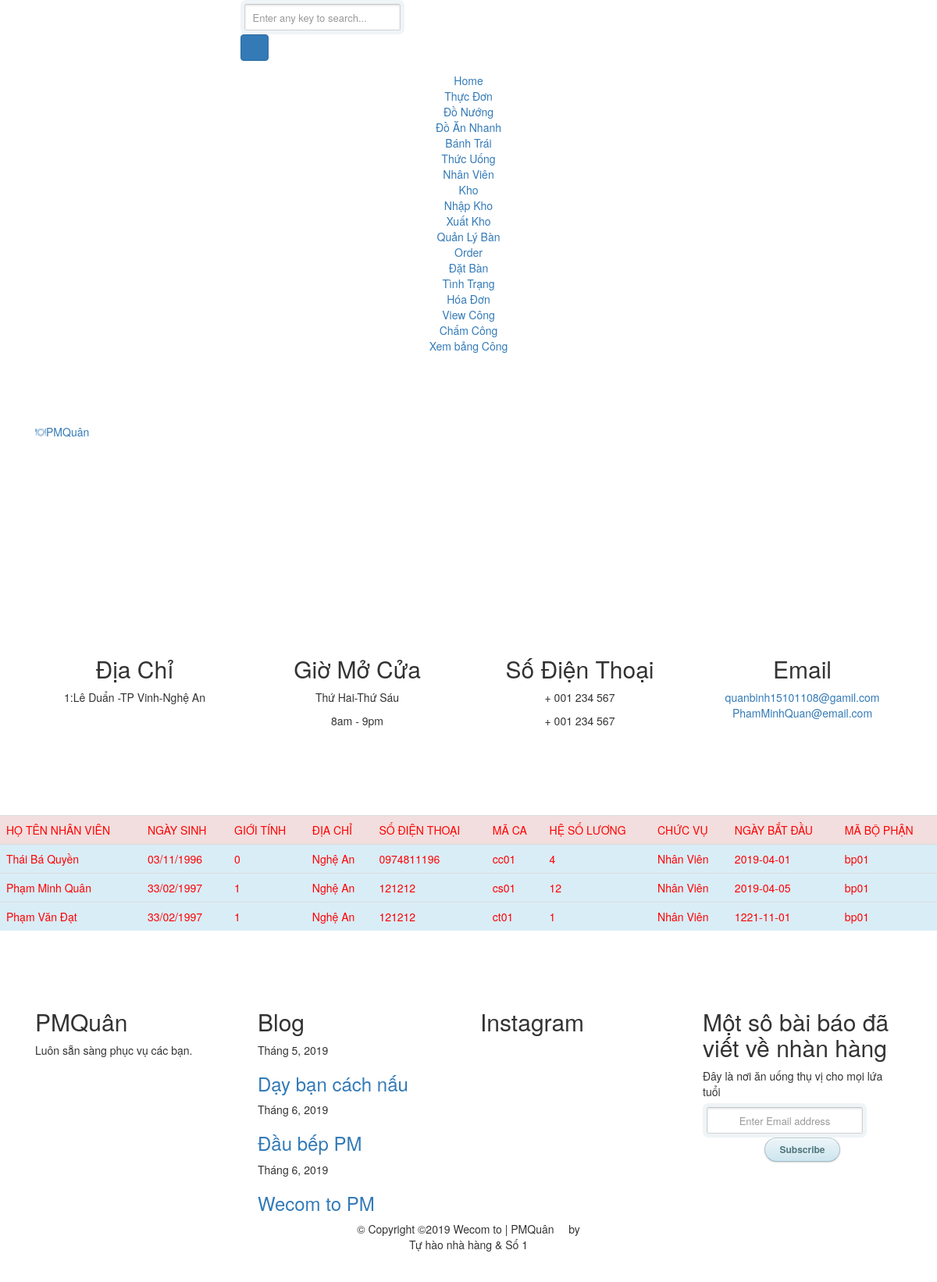
Page /Quyennhanvien.php on the committed database.
### tables this page shows
CREATE TABLE IF NOT EXISTS `tblnhanvien` (
`Manhanvien` int(10) NOT NULL,
  `Tennhanvien` varchar(50) DEFAULT NULL,
  `Ngaysinh` varchar(50) DEFAULT NULL,
  `Gioitinh` int(11) DEFAULT NULL,
  `Diachi` varchar(100) DEFAULT NULL,
  `Sodienthoai` varchar(11) DEFAULT NULL,
  `Chucvu` varchar(50) DEFAULT NULL,
  `Maca` varchar(10) DEFAULT NULL,
  `hesoluong` int(11) DEFAULT NULL,
  `Ngaybatdau` date DEFAULT NULL,
  `Mabophan` char(10) DEFAULT NULL
);

### Quyennhanvien.php (the view, shortened to what this page needs)
<!DOCTYPE HTML>
<html>
	<head>
	<link rel="stylesheet" href="css/animate.css">
	<link rel="stylesheet" href="css/icomoon.css">
	<link rel="stylesheet" href="css/bootstrap.css">
	<link rel="stylesheet" href="css/owl.carousel.min.css">
	<link rel="stylesheet" href="css/owl.theme.default.min.css">
	<link rel="stylesheet" href="css/magnific-popup.css">
	<link rel="stylesheet" href="css/flexslider.css">
	<link rel="stylesheet" href="fonts/flaticon/font/flaticon.css">
	<link rel="stylesheet" href="css/bootstrap-datepicker.css">
	<link rel="stylesheet" href="css/style.css">
	<link rel="stylesheet" href="https://maxcdn.bootstrapcdn.com/bootstrap/3.4.0/css/bootstrap.min.css">
	</head>
	<body>
    <nav id="colorlib-main-nav" role="navigation">
		<div class="js-fullheight colorlib-table">
			<div class="colorlib-table-cell js-fullheight">
				<div class="row">
					<div class="col-md-6 col-md-offset-3">
						<div class="form-group">
							<input type="text" class="form-control" id="search" placeholder="Enter any key to search...">
							<button type="submit" class="btn btn-primary"><i class="icon-search3"></i></button>
						</div>
					</div>
				</div>
				<div class="row">
					<div class="col-md-12 text-center">
						<ul>
							<li><a href="Trangchu.php">Home</a></li>
				          <li><a href="Thucdon.php">Thực Đơn</a>
									<ul>
				              <li><a href="Donuong.php">Đồ Nướng</a></li>
											<li><a href="Doannhan.php">Đồ Ăn Nhanh</a></li>
											<li><a href="Banhtrai.php">Bánh Trái</a></li>
				              <li><a href="Thucuong.php">Thức Uống</a></li>
				            </ul>
									</li>
				          <li><a href="NhanVien.php">Nhân Viên</a></li>
				          <li class="Kho"><a href="Kho.php">Kho</a>
				            <ul>
				              <li><a href="Nhapkho.php">Nhập Kho</a></li>
				              <li><a href="XuatKho.php">Xuất Kho</a></li>
				            </ul>
				          </li>
				          <li class="Quanlyban"><a href="">Quản Lý Bàn</a>
				            <ul>
											    <li><a href="Order.php">Order</a></li>
						              <li><a href="Datban.php">Đặt Bàn</a></li>
						              <li><a href="#">Tình Trạng</a></li>
				            </ul>
				          </li>
				          <li><a href="Hoadon.php">Hóa Đơn</a></li>
									<li><a href="#">View Công</a>
										<ul>
											<li><a href="./NhanVien/trangchamcong.php">Chấm Công</a></li>
											<li><a href="./NhanVien/bangcong.php">Xem bảng Công</a></li>
										</ul>
									</li>
				        </ul>
					</div>
				</div>
			</div>
		</div>
	</nav>
	<div id="colorlib-page">
		<header>
        <div class="container">
				<div class="row">
					<div class="col-md-12">
						<div class="colorlib-navbar-brand">
							<a class="colorlib-logo" href="index.html"><i class="flaticon-cutlery"></i><span>PM</span><span>Quân</span></a>
						</div>
					</div>
				</div>
			</div>
		</header>
		<aside id="colorlib-hero">
        <aside id="colorlib-hero">
			<div class="flexslider">
		  	</div>
              <aside id="colorlib-hero">
			<div class="flexslider">
		  	</div>
        </aside>
		<div class="colorlib-intro">
			<div class="container">
				<div class="row">
					<div class="col-md-3 col-sm-6 text-center">
						<div class="intro animate-box">
							<span class="icon">
								<i class="icon-map4"></i>
							</span>
							<h2>Địa Chỉ</h2>
							<p>1:Lê Duẩn -TP Vinh-Nghệ An</p>
						</div>
					</div>
					<div class="col-md-3 col-sm-6 text-center">
						<div class="intro animate-box">
							<span class="icon">
								<i class="icon-clock4"></i>
							</span>
							<h2>Giờ Mở Cửa</h2>
							<p>Thứ Hai-Thứ Sáu</p>
							<span>8am - 9pm</span>
						</div>
					</div>
					<div class="col-md-3 col-sm-6 text-center">
						<div class="intro animate-box">
							<span class="icon">
								<i class="icon-mobile2"></i>
							</span>
							<h2>Số Điện Thoại</h2>
							<p>+ 001 234 567</p>
							<p>+ 001 234 567</p>
						</div>
					</div>
					<div class="col-md-3 col-sm-6 text-center">
						<div class="intro animate-box">
							<span class="icon">
								<i class="icon-envelope"></i>
							</span>
							<h2>Email</h2>
							<p><a href="#">quanbinh15101108@gamil.com</a><br><a href="#">PhamMinhQuan@email.com</a></p>
						</div>
					</div>
				</div>
			</div>
		</div>
		<div>
            <br>
				<div class="col-sm-4">
				</div>
				</div>
				<div id="listnv">
        <table class="table" border="1" style="color: red;">
		<tr class="danger">
		<th>HỌ TÊN NHÂN VIÊN </th>
		<th>NGÀY SINH</th>
		<th>GIỚI TÍNH</th>
		<th>ĐỊA CHỈ</th>
        <th>SỐ ĐIỆN THOẠI </th>
		<th>MÃ CA</th>
		<th>HỆ SỐ LƯƠNG</th>
		<th>CHỨC VỤ</th>
        <th>NGÀY BẮT ĐẦU</th>
        <th>MÃ BỘ PHẬN</th>
	</tr>
	<?php
      $con=Ketnoi();
      mysqli_set_charset($con, 'UTF8');
	  $kiemtra="SELECT *FROM tblnhanvien";
	  $str='';
      $result=$con->query($kiemtra);
	  while($data=$result->fetch_assoc()){
	       $str .='<tr class="info">
	       <td>'.$data["Tennhanvien"].'</td>
	       <td> '.$data["Ngaysinh"].'</td>
	       <td>'.$data["Gioitinh"].'</td>
           <td>'.$data["Diachi"].'</td>
           <td>'.$data["Sodienthoai"].'</td>
	       <td>'.$data["Maca"].'</td>
	       <td>'.$data["hesoluong"].'</td>
           <td>'.$data["Chucvu"].'</td>
           <td>'.$data["Ngaybatdau"].'</td>
           <td>'.$data["Mabophan"].'</td>
	   </tr> ';
	} echo $str;
	?>
	</table>
				</div>
		</div>
        <div>
		<footer>
			<div id="footer">
				<div class="container">
					<div class="row">
						<div class="col-md-3 col-pb-sm">
							<h2>PMQuân</h2>
							<p>Luôn sẵn sàng phục vụ các bạn.</p>
							<p class="colorlib-social-icons">
								<a href="#"><i class="icon-facebook4"></i></a>
								<a href="#"><i class="icon-twitter3"></i></a>
								<a href="#"><i class="icon-googleplus"></i></a>
								<a href="#"><i class="icon-dribbble2"></i></a>
							</p>
						</div>
						<div class="col-md-3 col-pb-sm">
							<h2> Blog</h2>
							<div class="f-entry">
								<div class="desc">
									<span>Tháng 5, 2019</span>
									<h3><a href="#">Dạy bạn cách nấu</a></h3>
								</div>
							</div>
							<div class="f-entry">
								<div class="desc">
									<span>Tháng 6, 2019</span>
									<h3><a href="#">Đầu bếp PM</a></h3>
								</div>
							</div>
							<div class="f-entry">
								<div class="desc">
									<span>Tháng 6, 2019</span>
									<h3><a href="#">Wecom to PM</a></h3>
								</div>
							</div>
						</div>
						<div class="col-md-3 col-pb-sm">
							<h2>Instagram</h2>
						</div>
						<div class="col-md-3 col-pb-sm">
							<h2>Một sô bài báo đã viết về nhàn hàng</h2>
							<p>Đây là nơi ăn uống thụ vị cho mọi lứa tuổi</p>
							<div class="subscribe text-center">
								<div class="form-group">
									<input type="text" class="form-control text-center" placeholder="Enter Email address">
									<input type="submit" value="Subscribe" class="btn btn-primary btn-custom">
								</div>
							</div>
						</div>
					</div>
					<div class="row">
						<div class="col-md-12 text-center">
							<p>
								<span class="block">&copy;
Copyright &copy;<script>document.write(new Date().getFullYear());</script> Wecom to | PMQuân <i class="icon-heart" aria-hidden="true"></i> by <a href="https://colorlib.com" target="_blank"></a>
<br></span>
								<span class="block">Tự hào nhà hàng <a href="http://unsplash.com/" target="_blank"></a> &amp; Số 1<a href="https://www.pexels.com/" target="_blank"></a></span>
							</p>
						</div>
					</div>
				</div>
			</div>
		</footer>
	</div>
	</body>
</html>

### css/icomoon.css (style rules this page uses)
[class^="icon-"], [class*=" icon-"] { font-family: 'icomoon' !important; speak: none; font-style: normal; font-weight: normal; font-variant: normal; text-transform: none; line-height: 1; -webkit-font-smoothing: antialiased; -moz-osx-font-smoothing: grayscale; }
.icon-map4:before { content: "\eab1"; }
.icon-clock4:before { content: "\eb3d"; }
.icon-search3:before { content: "\eb42"; }
.icon-envelope:before { content: "\eb44"; }
.icon-mobile2:before { content: "\ebd0"; }
.icon-heart:before { content: "\ec51"; }
.icon-facebook4:before { content: "\e05d"; }
.icon-twitter3:before { content: "\e05e"; }
.icon-googleplus:before { content: "\e05f"; }
.icon-dribbble2:before { content: "\e063"; }

### css/style.css (style rules this page uses)
html, body, div, span, applet, object, iframe, h1, h2, h3, h4, h5, h6, p, blockquote, pre, a, abbr, acronym, address, big, cite, code, del, dfn, em, img, ins, kbd, q, s, samp, small, strike, strong, sub, sup, tt, var, b, u, i, center, dl, dt, dd, ol, ul, li, fieldset, form, label, legend, table, caption, tbody, tfoot, thead, tr, th, td, article, aside, canvas, details, embed, figure, figcaption, footer, header, hgroup, menu, nav, output, ruby, section, summary, time, mark, audio, video { margin: 0; padding: 0; border: 0; font-size: 100%; font: inherit; vertical-align: baseline; }
article, aside, details, figcaption, figure, footer, header, hgroup, menu, nav, section { display: block; }
body { line-height: 1; }
ol, ul { list-style: none; }
table { border-collapse: collapse; border-spacing: 0; }
body { font: 13px/20px 'Lucida Grande', Tahoma, Verdana, sans-serif; color: #404040; background: #0ca3d2; }
.container { margin: 80px auto; width: 640px; }
input { font-family: 'Lucida Grande', Tahoma, Verdana, sans-serif; font-size: 14px; }
input[type=text], input[type=password] { margin: 5px; padding: 0 10px; width: 200px; height: 34px; color: #404040; background: white; border: 1px solid; border-color: #c4c4c4 #d1d1d1 #d4d4d4; border-radius: 2px; outline: 5px solid #eff4f7; -moz-outline-radius: 3px; -webkit-box-shadow: inset 0 1px 3px rgba(0, 0, 0, 0.12); box-shadow: inset 0 1px 3px rgba(0, 0, 0, 0.12); }
input[type=submit] { padding: 0 18px; height: 29px; font-size: 12px; font-weight: bold; color: #527881; text-shadow: 0 1px #e3f1f1; background: #cde5ef; border: 1px solid; border-color: #b4ccce #b3c0c8 #9eb9c2; border-radius: 16px; outline: 0; -webkit-box-sizing: content-box; -moz-box-sizing: content-box; box-sizing: content-box; background-image: -webkit-linear-gradient(top, #edf5f8, #cde5ef); background-image: -moz-linear-gradient(top, #edf5f8, #cde5ef); background-image: -o-linear-gradient(top, #edf5f8, #cde5ef); background-image: linear-gradient(to bottom, #edf5f8, #cde5ef); -webkit-box-shadow: inset 0 1px white, 0 1px 2px rgba(0, 0, 0, 0.15); box-shadow: inset 0 1px white, 0 1px 2px rgba(0, 0, 0, 0.15); }

### rows in the picture
tblnhanvien: Tennhanvien "Thái Bá Quyền", Ngaysinh "03/11/1996", Gioitinh "0", Diachi "Nghệ An", Sodienthoai "0974811196", Maca "cc01", hesoluong "4", Chucvu "Nhân Viên", Ngaybatdau "2019-04-01", Mabophan "bp01"
tblnhanvien: Tennhanvien "Phạm Minh Quân", Ngaysinh "33/02/1997", Gioitinh "1", Diachi "Nghệ An", Sodienthoai "121212", Maca "cs01", hesoluong "12", Chucvu "Nhân Viên", Ngaybatdau "2019-04-05", Mabophan "bp01"
tblnhanvien: Tennhanvien "Phạm Văn Đạt", Ngaysinh "33/02/1997", Gioitinh "1", Diachi "Nghệ An", Sodienthoai "121212", Maca "ct01", hesoluong "1", Chucvu "Nhân Viên", Ngaybatdau "1221-11-01", Mabophan "bp01"
